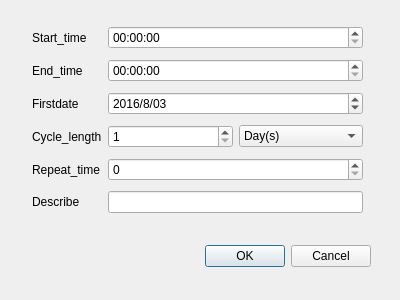
<?xml version="1.0" encoding="UTF-8"?>
<ui version="4.0">
 <class>addschbatch</class>
 <widget class="QDialog" name="addschbatch">
  <property name="geometry">
   <rect>
    <x>0</x>
    <y>0</y>
    <width>400</width>
    <height>300</height>
   </rect>
  </property>
  <property name="windowTitle">
   <string>Dialog</string>
  </property>
  <widget class="QDialogButtonBox" name="buttonBox">
   <property name="geometry">
    <rect>
     <x>30</x>
     <y>240</y>
     <width>341</width>
     <height>32</height>
    </rect>
   </property>
   <property name="orientation">
    <enum>Qt::Horizontal</enum>
   </property>
   <property name="standardButtons">
    <set>QDialogButtonBox::Cancel|QDialogButtonBox::Ok</set>
   </property>
  </widget>
  <widget class="QWidget" name="layoutWidget">
   <property name="geometry">
    <rect>
     <x>32</x>
     <y>22</y>
     <width>331</width>
     <height>196</height>
    </rect>
   </property>
   <layout class="QGridLayout" name="gridLayout_2">
    <item row="0" column="0">
     <widget class="QLabel" name="label_2">
      <property name="text">
       <string>Start_time</string>
      </property>
     </widget>
    </item>
    <item row="0" column="1">
     <widget class="QTimeEdit" name="st"/>
    </item>
    <item row="1" column="0">
     <widget class="QLabel" name="label_3">
      <property name="text">
       <string>End_time</string>
      </property>
     </widget>
    </item>
    <item row="1" column="1">
     <widget class="QTimeEdit" name="et"/>
    </item>
    <item row="2" column="0">
     <widget class="QLabel" name="label">
      <property name="text">
       <string>Firstdate</string>
      </property>
     </widget>
    </item>
    <item row="2" column="1">
     <widget class="QDateEdit" name="fd">
      <property name="dateTime">
       <datetime>
        <hour>0</hour>
        <minute>0</minute>
        <second>0</second>
        <year>2016</year>
        <month>8</month>
        <day>3</day>
       </datetime>
      </property>
      <property name="displayFormat">
       <string>yyyy/M/dd</string>
      </property>
     </widget>
    </item>
    <item row="3" column="0">
     <widget class="QLabel" name="label_4">
      <property name="text">
       <string>Cycle_length</string>
      </property>
     </widget>
    </item>
    <item row="3" column="1">
     <layout class="QGridLayout" name="gridLayout">
      <item row="0" column="0">
       <widget class="QSpinBox" name="cycnum">
        <property name="minimum">
         <number>1</number>
        </property>
        <property name="maximum">
         <number>100</number>
        </property>
       </widget>
      </item>
      <item row="0" column="1">
       <widget class="QComboBox" name="cycsel">
        <item>
         <property name="text">
          <string>Day(s)</string>
         </property>
        </item>
        <item>
         <property name="text">
          <string>Month(s)</string>
         </property>
        </item>
        <item>
         <property name="text">
          <string>Year(s)</string>
         </property>
        </item>
       </widget>
      </item>
     </layout>
    </item>
    <item row="4" column="0">
     <widget class="QLabel" name="label_5">
      <property name="text">
       <string>Repeat_time</string>
      </property>
     </widget>
    </item>
    <item row="4" column="1">
     <widget class="QSpinBox" name="tim">
      <property name="minimum">
       <number>0</number>
      </property>
      <property name="maximum">
       <number>100</number>
      </property>
      <property name="value">
       <number>0</number>
      </property>
     </widget>
    </item>
    <item row="5" column="0">
     <widget class="QLabel" name="label_6">
      <property name="text">
       <string>Describe</string>
      </property>
     </widget>
    </item>
    <item row="5" column="1">
     <widget class="QLineEdit" name="des"/>
    </item>
   </layout>
  </widget>
 </widget>
 <resources/>
 <connections>
  <connection>
   <sender>buttonBox</sender>
   <signal>accepted()</signal>
   <receiver>addschbatch</receiver>
   <slot>accept()</slot>
   <hints>
    <hint type="sourcelabel">
     <x>248</x>
     <y>254</y>
    </hint>
    <hint type="destinationlabel">
     <x>157</x>
     <y>274</y>
    </hint>
   </hints>
  </connection>
  <connection>
   <sender>buttonBox</sender>
   <signal>rejected()</signal>
   <receiver>addschbatch</receiver>
   <slot>reject()</slot>
   <hints>
    <hint type="sourcelabel">
     <x>316</x>
     <y>260</y>
    </hint>
    <hint type="destinationlabel">
     <x>286</x>
     <y>274</y>
    </hint>
   </hints>
  </connection>
 </connections>
</ui>
